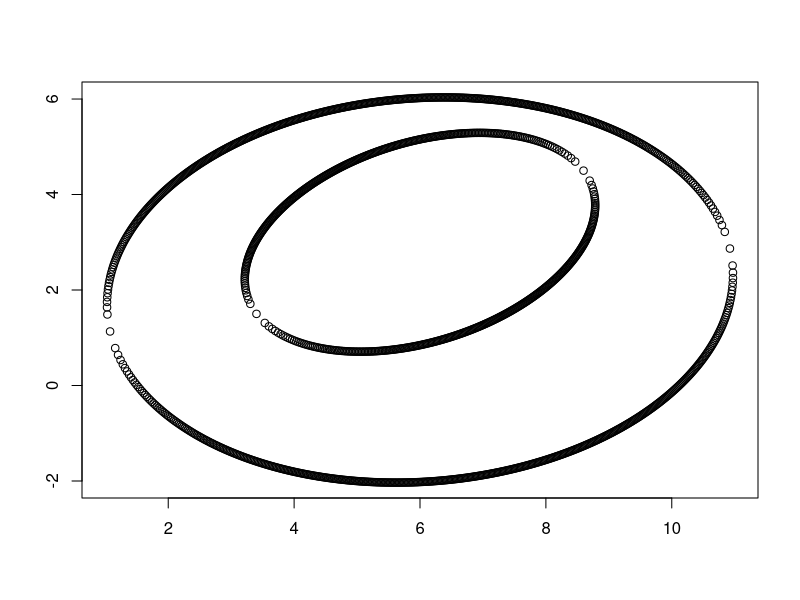

Reproduce this figure in R.
#This script approximates the overlap area between two rotated
#ellipses using a many-sided polygon and the shoelace algorithm.

timer <- proc.time()

#--------------------------------
#The equation of a rotated ellipse is provided here for reference.
#NOTE: The direction of rotation is counterclockwise and the angle 
#of rotation is measured in degrees.

# (cos(c)*(x-h)+sin(c)*(y-k))^2/a^2 + (cos(c)*(y-k)-sin(c)*(x-h))^2/b^2 = 1
#--------------------------------
#Get coordinates for each ellipse.

#NOTE: User stores values for a1,b1,h1,k1,c1 and a2,b2,h2,k2,c2

#For testing purposes, we create a specific example:
h1<-6
k1<-2
a1<-5
b1<-4
c1<-10 #measured in degrees

h2<-6
k2<-3
a2<-3
b2<-2
c2<-(30) #measured in degrees

#Generate x-values for the first ellipse without rotation
e1x<-seq(h1-a1,h1+a1, by=.02)
e1xd<-sort(e1x, decreasing = TRUE)
#Determine corresponding y-values without rotation
e1yp <- k1 + sqrt(b1^2*(1-(e1x-h1)^2/a1^2))
e1yn <- k1 - sqrt(b1^2*(1-(e1xd-h1)^2/a1^2))
#Build a dataframe of unique coordinates
e1coordp<-data.frame(e1x, e1yp)
names(e1coordp)[names(e1coordp)=="e1yp"]<-"e1y"
e1coordn<-data.frame(e1xd, e1yn)
names(e1coordn)[names(e1coordn)=="e1xd"]<-"e1x"
names(e1coordn)[names(e1coordn)=="e1yn"]<-"e1y"
e1coord<-unique(rbind(e1coordp,e1coordn))

#Now rotate coordinates by angle c1
e1<-data.frame(x=vector(length=nrow(e1coord)),
               y=vector(length=nrow(e1coord)))
e1$x<-(e1coord$e1x-h1)*cos(c1*pi/180)-(e1coord$e1y-k1)*sin(c1*pi/180)+h1
e1$y<-(e1coord$e1x-h1)*sin(c1*pi/180)+(e1coord$e1y-k1)*cos(c1*pi/180)+k1

#Generate x-values for the second ellipse without rotation
e2x<-seq(h2-a2,h2+a2, by=.02)
e2xd<-sort(e2x, decreasing = TRUE)
#Determine corresponding y-values without rotation
e2yp <- k2 + sqrt(b2^2*(1-(e2x-h2)^2/a2^2))
e2yn <- k2 - sqrt(b2^2*(1-(e2xd-h2)^2/a2^2))
#Build a dataframe of unique coordinates
e2coordp<-data.frame(e2x, e2yp)
names(e2coordp)[names(e2coordp)=="e2yp"]<-"e2y"
e2coordn<-data.frame(e2xd, e2yn)
names(e2coordn)[names(e2coordn)=="e2xd"]<-"e2x"
names(e2coordn)[names(e2coordn)=="e2yn"]<-"e2y"
e2coord<-unique(rbind(e2coordp,e2coordn))

#Now rotate coordinates by angle c2
e2<-data.frame(x=vector(length=nrow(e2coord)),
               y=vector(length=nrow(e2coord)))
e2$x<-(e2coord$e2x-h2)*cos(c2*pi/180)-(e2coord$e2y-k2)*sin(c2*pi/180)+h2
e2$y<-(e2coord$e2x-h2)*sin(c2*pi/180)+(e2coord$e2y-k2)*cos(c2*pi/180)+k2

#for fun...
plot(e1$x,e1$y, 
     xlim=c(min(e1$x,e2$x),max(e1$x,e2$x)), 
     ylim=c(min(e1$y,e2$y),max(e1$y,e2$y)),
     xlab="",ylab=""
     )
points(e2$x,e2$y)

#--------------------------------
#Select the points of interest on each graph. Points of interest 
#are those which are contained within the other graph. These form 
#the boundaries of the overlapping area.

#e1 points inside e2
e1keep<-e1[(cos(c2*pi/180)*(e1[,1]-h2)+sin(c2*pi/180)*(e1[,2]-k2))^2/a2^2 + (cos(c2*pi/180)*(e1[,2]-k2)-sin(c2*pi/180)*(e1[,1]-h2))^2/b2^2 <= 1,]

#e2 points inside e1
e2keep<-e2[(cos(c1*pi/180)*(e2[,1]-h1)+sin(c1*pi/180)*(e2[,2]-k1))^2/a1^2 + (cos(c1*pi/180)*(e2[,2]-k1)-sin(c1*pi/180)*(e2[,1]-h1))^2/b1^2 <= 1,]

#for fun...
if(nrow(e1keep)!=0 & nrow(e2keep)!=0){
  plot(e1keep$x,e1keep$y, 
       xlim=c(min(e1keep$x,e2keep$x),max(e1keep$x,e2keep$x)), 
       ylim=c(min(e1keep$y,e2keep$y),max(e1keep$y,e2keep$y)),
       xlab="",ylab=""
       )
  points(e2keep$x,e2keep$y)
}

#--------------------------------  
#Merge the two sets of coordinates into 'polycoord' - Mark's code :D

if(nrow(e1keep)==0 & nrow(e2keep)==0){
  #when there are no points contained within either ellipse, return 0
  area<-0
} else {
  if(nrow(e1keep)==0){
    #if ellipse2 is entirely within ellipse1, the overlap area
    #is equal to the area of the inner ellipse
    #The area is still calculated using a polygon
    polycoord<-e2keep
    } else {
      if(nrow(e2keep)==0){
        #if ellipse1 is entirely within ellipse2, the overlap area
        #is equal to the area of the inner ellipse
        #The area is still calculated using a polygon
        polycoord<-e1keep
        } else {
          polycoord<-matrix(0,(nrow(e1keep)+nrow(e2keep)),2)
          minE1X<-min(e1keep[,1])
          maxE1X<-max(e1keep[,1])
          walkDown=FALSE
          triggered=FALSE
          countE1=1
          countE2=1
          for(a in 1:nrow(polycoord)){
            if(e1keep[countE1,1]==maxE1X && triggered==FALSE){
              walkDown=TRUE
              triggered=TRUE
            }
            
            if (walkDown==FALSE){
              polycoord[a,]<-as.matrix(e1keep[countE1,])
              countE1<-countE1+1
            }
            if (walkDown==TRUE){
              if(countE2<= nrow(e2keep)){
                polycoord[a,]<-as.matrix(e2keep[countE2,])
                countE2<-countE2+1
              }else{
                polycoord[a,]<-as.matrix(e1keep[countE1,])
                countE1<-countE1+1
              }
            }
          } 
        }
    }
}


    

#--------------------------------  
#Calculate the area of each ellipse
area_e1<-pi*a1*b1
area_e2<-pi*a2*b2

#Calculate the area of the polygon using the shoelace algorithm

if(nrow(e1keep)!=0 | nrow(e2keep)!=0){
  l<-nrow(polycoord)
  products<-vector(length=l)
  xval<-polycoord[,1]
  yval<-polycoord[,2]
  
  for(i in 1:(l-1)){
    products[i]<-(xval[i]*yval[i+1]-yval[i]*xval[i+1])
  }
  products[l]<-xval[l]*yval[1]-yval[l]*xval[1]
  
  area<-abs(sum(products, na.rm=TRUE)/2)
}

print(paste("Area of Ellipse 1 =",area_e1))
print(paste("Area of Ellipse 2 =",area_e2))
print(paste("Area of Overlap =",area))

time<-proc.time()-timer
print(time)